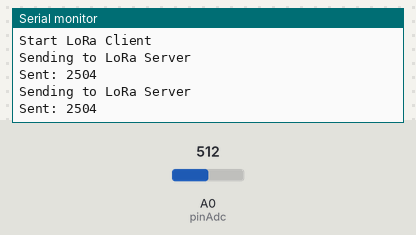
Bench run of a sketch on a simulated Arduino Uno, built with avr-gcc and run on an emulated ATmega328P. Shown: the last lines printed to the serial monitor. The test bench sets the inputs (shaded band); at power-on: A0 (pinAdc) = 512. No radio packets arrive unless stated.

Above: at 1.8 s.
1.9 s: A0 (pinAdc) set to 716
At 2.8 s:
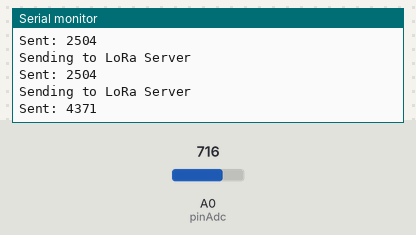
3.4 s: A0 (pinAdc) set to 900
At 5.1 s:
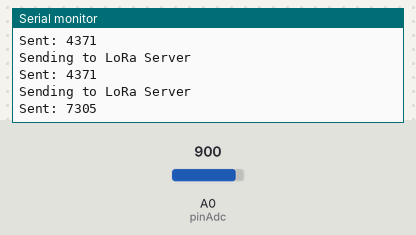
Timing chart, 0 to 6.6 s (numbered marks = the images above; inputs shaded):
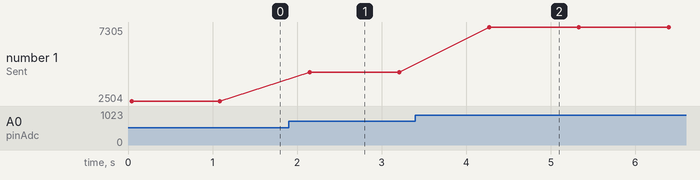

Measured:
- after the input at 1.9 s, the serial monitor: prints a new line after 0.25 s (image 1)
- after the input at 3.4 s, the serial monitor: prints a new line after 0.87 s (image 2)
- plotted number 1: 2504 → 4371 after the input at 1.9 s, 4371 → 7305 after the input at 3.4 s

The sketch:

SS_MQTT_Temperature.ino
```cpp
/*
  LoRa Simple Client for Arduino :
  Support Devices: LoRa Shield + Arduino

  Example sketch showing how to create a simple messageing client,
  with the RH_RF95 class. RH_RF95 class does not provide for addressing or
  reliability, so you should only use RH_RF95 if you do not need the higher
  level messaging abilities.

  It is designed to work with the other example LoRa Simple Server

  modified 16 11 2016
  by Edwin Chen <support@dragino.com>
  Dragino Technology Co., Limited
*/

#include <SPI.h>
#include <RH_RF95.h>

#define echoPin 7 // Echo Pin
#define trigPin 4 // Trigger Pin

#define SENDER_ID 1

// Singleton instance of the radio driver
RH_RF95 rf95;
float frequency = 433.0;

enum sensor_t {
  HUMIDITY = 1,
  TEMPERATURE = 2,
  DUST = 3,
  ULTRASONIC = 4,
  SOUND = 5,
};

enum message_t {
  SENSOR_READING = 1,
};

struct {
  message_t type;
  byte sender_id;
  sensor_t sensor_type;
  long sensor_reading;
} message;

byte tx_buf[sizeof(message)];

const int pinAdc = A0;
const int B = 4275;               // B value of the thermistor
const int R0 = 100000;            // R0 = 100k

void setup()
{
  Serial.begin(9600);
  while (!Serial) ; // Wait for serial port to be available
  Serial.println("Start LoRa Client");
  if (!rf95.init())
    Serial.println("init failed");
  // Setup ISM frequency
  rf95.setFrequency(frequency);
  // Setup Power,dBm
  rf95.setTxPower(13);
  // Defaults after init are 434.0MHz, 13dBm, Bw = 125 kHz, Cr = 4/5, Sf = 128chips/symbol, CRC on

  message.type = SENSOR_READING;
  message.sender_id = SENDER_ID;
  message.sensor_type = TEMPERATURE;
}

void loop()
{

    long temp = 0;
    temp = analogRead(pinAdc);


    float R = 1023.0/temp-1.0;
    R = R0*R;

    float temperature = 1.0/(log(R/R0)/B+1/298.15)-273.15;
    temperature=temperature*100;

  Serial.println("Sending to LoRa Server");
  // Send a message to LoRa Server

  message.sensor_reading = temperature;

  memcpy(tx_buf, &message, sizeof(tx_buf));

  rf95.send(tx_buf, sizeof(tx_buf));

  Serial.print("Sent: ");
  Serial.println(message.sensor_reading);

  rf95.waitPacketSent();

  delay(1000);
}
```
